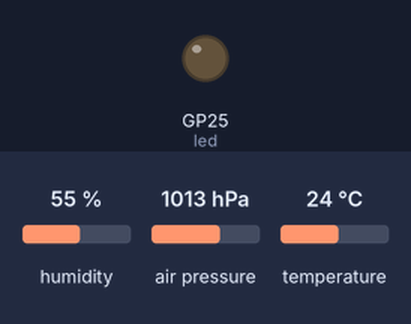
A program run on a simulated Raspberry Pi Pico running MicroPython. On the bench: output pins drawn as LEDs (lit = HIGH). The inputs (shaded band) are chosen by the test bench; at power-on: humidity 55 %, air pressure 1013 hPa, temperature 24 °C. WiFi joins after 1.5 s; the clock reads 2024-03-15 10:24:30 at power-on unless the program sets it; values from a settings file that is not in the repository are placeholders; web requests get an empty 200 reply after 0.4 s; what the program prints to the serial console is not drawn.

Above: at 3.3 s.
At 15.4 s:
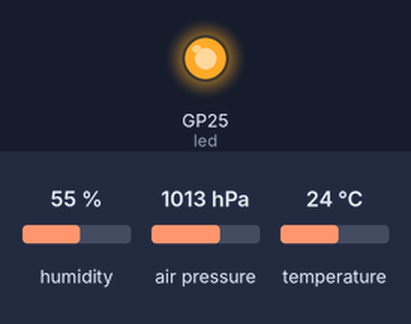
Timing chart, 0 to 18.0 s (numbered marks = the images above):
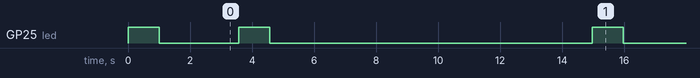

Measured:
- by itself, GP25 (led): repeats every 11.4 s: HIGH 1.0 s, LOW 10.4 s

The program:

main.py
```python
# main.py - BME680 to ClickHouse on Raspberry Pi Pico WH
try:
    from config import *
except ImportError:
    print("ERROR: config.py not found!")
    print("Please copy config.example.py to config.py and add your credentials")
    print("Make sure you NEVER save your credentials in config.example.py")
    print("to ensure your credentials are never committed to git")
    raise

import network
import urequests
import time
from machine import Pin, I2C
import bme680
import ntptime

# ============ WiFi SETUP ============
def connect_wifi():
    wlan = network.WLAN(network.STA_IF)
    wlan.active(True)

    if not wlan.isconnected():
        print(f"Connecting to WiFi {WIFI_SSID}...")
        wlan.connect(WIFI_SSID, WIFI_PASSWORD)

        # Wait for connection with timeout
        max_wait = 20
        while max_wait > 0:
            if wlan.isconnected():
                break
            max_wait -= 1
            print(".", end="")
            time.sleep(1)

    if wlan.isconnected():
        print(f"\nConnected! IP: {wlan.ifconfig()[0]}")
        return True
    else:
        print("\nWiFi connection failed!")
        return False

# ============= NTP SETUP ============
def sync_time():
    """Synchronize time with NTP server (gets UTC time)"""
    max_retries = 3
    for attempt in range(max_retries):
        try:
            print(f"Syncing time with NTP server (attempt {attempt + 1}/{max_retries})...")
            ntptime.settime()  # Gets UTC time from pool.ntp.org

            # Verify it worked
            t = time.localtime()
            if t[0] > 2023:  # Sanity check - year should be reasonable
                print(f"✓ Time synced (UTC): {t[0]}-{t[1]:02d}-{t[2]:02d} {t[3]:02d}:{t[4]:02d}:{t[5]:02d}")
                return True
            else:
                print(f"Time sync returned invalid year: {t[0]}")
                time.sleep(2)
        except Exception as e:
            print(f"NTP sync attempt {attempt + 1} failed: {e}")
            time.sleep(2)

    print("✗ Failed to sync time after all retries")
    return False

# ============ BME680 SETUP ============
def setup_sensor():
    # I2C on GP0 (SDA) and GP1 (SCL)
    i2c = I2C(0, scl=Pin(1), sda=Pin(0), freq=10000)

    # Scan for devices
    devices = i2c.scan()
    if not devices:
        print("No I2C devices found!")
        return None

    print(f"I2C devices found: {[hex(d) for d in devices]}")

    # Initialize BME680
    sensor = bme680.BME680_I2C(i2c)

    print("BME680 initialized!")
    return sensor

# ============ DATA POSTING ============
def post_to_clickhouse(temp, humidity, pressure):
    timestamp_ms = int(time.time() * 1000)

    # Build URL with parameters
    url = (f"{CLICKHOUSE_URL}?"
           f"time_stamp={timestamp_ms}&"
           f"temp={temp:.2f}&"
           f"humidity={humidity:.2f}&"
           f"pressure={pressure:.2f}&"
           f"sensor={SENSOR_NAME}")

    # Basic auth
    import ubinascii
    auth_string = f"{CLICKHOUSE_USER}:{CLICKHOUSE_PASSWORD}"
    auth_bytes = auth_string.encode('ascii')
    auth_b64 = ubinascii.b2a_base64(auth_bytes).decode('ascii').strip()

    headers = {
        "Authorization": f"Basic {auth_b64}",
        "Content-Length": "0"  # Empty body for POST with URL params
    }

    try:
        response = urequests.post(url, headers=headers)

        if response.status_code == 200:
            print(f"✓ Posted: {temp:.1f}°C, {humidity:.1f}% RH, {pressure:.1f} hPa")
        else:
            print(f"✗ HTTP {response.status_code}: {response.text}")

        response.close()
    except Exception as e:
        print(f"✗ Error: {e}")

# ============ MAIN LOOP ============
def main():
    print("=== Pico WH Sensor Logger Starting ===")

    # Blink LED to show we're alive
    led = Pin("LED", Pin.OUT)
    led.on()
    time.sleep(1)
    led.off()

    # Setup sensor
    sensor = setup_sensor()
    if not sensor:
        print("Can't continue without sensor. Halting.")
        return

    # Connect WiFi
    if not connect_wifi():
        print("Can't continue without WiFi. Resetting in 10 seconds...")
        time.sleep(10)
        import machine
        machine.reset()

    # SYNC TIME IMMEDIATELY AFTER WIFI
    if not sync_time():
        print("⚠ Warning: Time sync failed! Timestamps will be wrong.")
        print("Continuing anyway in 5 seconds...")
        time.sleep(5)

    # Main loop
    print(f"\nStarting measurements every {POST_INTERVAL} seconds...")
    print("Press Ctrl+C to stop\n")

    while True:
        try:
            # Read sensor
            temp = sensor.temperature
            humidity = sensor.humidity
            pressure = sensor.pressure

            # Post to ClickHouse
            post_to_clickhouse(temp, humidity, pressure)

            # Blink LED on successful read
            led.on()
            time.sleep(1)
            led.off()

            # Wait for next reading
            time.sleep(POST_INTERVAL)

        except KeyboardInterrupt:
            print("\nStopping measurements...")
            break
        except Exception as e:
            print(f"Error in main loop: {e}")
            time.sleep(5)  # Wait before retrying

# Auto-start
if __name__ == "__main__":
    main()
```
